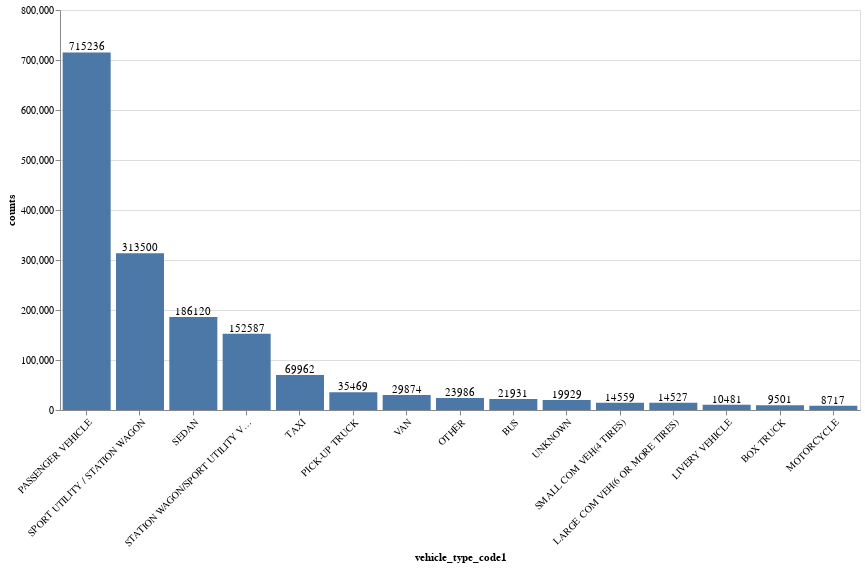

The notebook cell this image was saved under:
### Code cell
source = data_df.groupby('vehicle_type_code1').size().sort_values(ascending=False).to_frame('counts').reset_index().nlargest(15, 'counts')

bars = alt.Chart().mark_bar().encode(
    x=alt.X('vehicle_type_code1:N', sort='-y', axis=alt.Axis(labelAngle=-45)),
    y=alt.Y('counts:Q'),
)

texts = bars.mark_text(
    align='center',
    baseline='bottom',
).encode(
    text='counts:Q'
)

alt.layer(bars, texts, data=source).properties(
    width=800,
    height=400
)

### Figure 1 — Vega-Lite specification as saved in the notebook (floating-point values rounded to 4 significant figures)
{"config": {"view": {"continuousWidth": 400, "continuousHeight": 300}}, "layer": [{"mark": "bar", "encoding": {"x": {"type": "nominal", "axis": {"labelAngle": -45}, "field": "vehicle_type_code1", "sort": "-y"}, "y": {"type": "quantitative", "field": "counts"}}}, {"mark": {"type": "text", "align": "center", "baseline": "bottom"}, "encoding": {"text": {"type": "quantitative", "field": "counts"}, "x": {"type": "nominal", "axis": {"labelAngle": -45}, "field": "vehicle_type_code1", "sort": "-y"}, "y": {"type": "quantitative", "field": "counts"}}}], "data": {"name": "data-4865b6f74d69ad73157429fd570069cd"}, "height": 400, "width": 800, "$schema": "https://vega.github.io/schema/vega-lite/v4.8.1.json", "datasets": {"data-4865b6f74d69ad73157429fd570069cd": [{"vehicle_type_code1": "PASSENGER VEHICLE", "counts": 715236}, {"vehicle_type_code1": "SPORT UTILITY / STATION WAGON", "counts": 313500}, {"vehicle_type_code1": "SEDAN", "counts": 186120}, {"vehicle_type_code1": "STATION WAGON/SPORT UTILITY VEHICLE", "counts": 152587}, {"vehicle_type_code1": "TAXI", "counts": 69962}, {"vehicle_type_code1": "PICK-UP TRUCK", "counts": 35469}, {"vehicle_type_code1": "VAN", "counts": 29874}, {"vehicle_type_code1": "OTHER", "counts": 23986}, {"vehicle_type_code1": "BUS", "counts": 21931}, {"vehicle_type_code1": "UNKNOWN", "counts": 19929}, {"vehicle_type_code1": "SMALL COM VEH(4 TIRES) ", "counts": 14559}, {"vehicle_type_code1": "LARGE COM VEH(6 OR MORE TIRES)", "counts": 14527}, {"vehicle_type_code1": "LIVERY VEHICLE", "counts": 10481}, {"vehicle_type_code1": "BOX TRUCK", "counts": 9501}, {"vehicle_type_code1": "MOTORCYCLE", "counts": 8717}]}}
